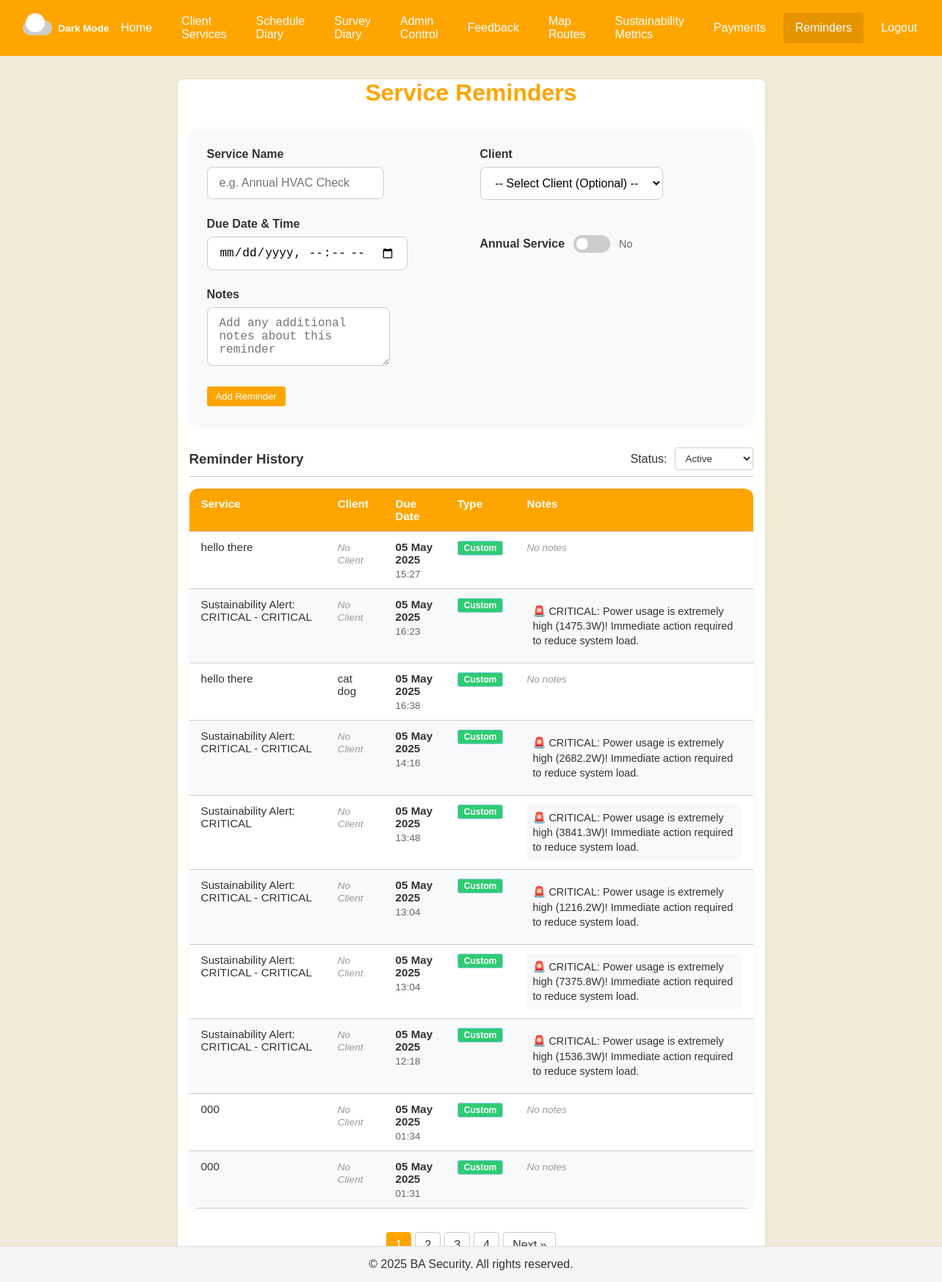
/reminders.php (signed in), run on the app's committed database.
### tables this page shows
CREATE TABLE `annualreminders` (
  `reminderID` int(11) NOT NULL,
  `serviceName` varchar(255) NOT NULL,
  `clientID` int(11) DEFAULT NULL,
  `dueDate` datetime NOT NULL,
  `isAnnual` tinyint(1) NOT NULL DEFAULT 0,
  `reminderNotes` text DEFAULT NULL,
  `createdAt` datetime NOT NULL DEFAULT current_timestamp(),
  `isActive` tinyint(1) NOT NULL DEFAULT 1
);

### reminders.php (the view, shortened to what this page needs)
<?php
require_once 'database.php';
$page = isset($_GET['page']) ? max(1, intval($_GET['page'])) : 1;
$itemsPerPage = 10;
$offset = ($page - 1) * $itemsPerPage;
$status = isset($_GET['status']) ? $_GET['status'] : 'active';
$countQuery = "SELECT COUNT(*) as total FROM annualreminders WHERE ";
if ($status === 'active') {
    $countQuery .= "isActive = 1";
} elseif ($status === 'completed') {
    $countQuery .= "isActive = 0";
} else {
    $countQuery .= "1=1";
}
$totalItems = $conn->query($countQuery)->fetch_assoc()['total'];
$totalPages = ceil($totalItems / $itemsPerPage);
$query = "SELECT r.reminderID, r.serviceName, r.dueDate, r.isAnnual, r.reminderNotes, r.clientID,
        CONCAT(c.clientFirstName, ' ', c.clientLastName) as clientName,
        r.reminderNotes
 FROM annualreminders r
 LEFT JOIN Clients c ON r.clientID = c.clientID
 WHERE ";
if ($status === 'active') {
    $query .= "r.isActive = 1";
} elseif ($status === 'completed') {
    $query .= "r.isActive = 0";
} else {
    $query .= "1=1";
}
$query .= " ORDER BY r.reminderID DESC LIMIT $offset, $itemsPerPage";
$list = $conn->query($query)->fetch_all(MYSQLI_ASSOC);
?>
<!DOCTYPE html>
<html lang="en">
<head>
  <link rel="stylesheet" href="portal.css">
  <link rel="stylesheet" href="reminders.css">
  <link rel="stylesheet" href="darkmode.css">
  <link rel="stylesheet" href="powerAlerts.css">
</head>
<body>
  <nav class="navbar">
    <div class="nav-left">
      <div class="dark-mode-toggle">
        <label class="toggle-switch">
          <span class="slider"></span>
        </label>
        <span class="toggle-label">Dark Mode</span>
      </div>
      <a href="portal.php">Home</a>
      <a href="clientServices.php">Client Services</a>
      <a href="scheduleDiary.php">Schedule Diary</a>
      <a href="surveyDiary.php">Survey Diary</a>
      <a href="adminControl.php">Admin Control</a>
      <a href="feedback.php">Feedback</a>
      <a href="notifications.php">Map Routes</a>
      <a href="sustainabilityMetrics.php">Sustainability Metrics</a>
      <a href="payments.php">Payments</a>
      <a href="reminders.php" class="active">Reminders</a>
    </div>
    <div class="nav-right">
      <a href="logout.php">Logout</a>
    </div>
  </nav>
  <div class="container">
    <h1>Service Reminders</h1>
    <form method="post" class="form-group">
      <div class="form-row">
        <div class="form-field">
          <label for="serviceName">Service Name</label>
          <input id="serviceName" type="text" name="serviceName" class="input-field"
                 placeholder="e.g. Annual HVAC Check" required>
        </div>
        <div class="form-field">
          <label for="clientID">Client</label>
          <select id="clientID" name="clientID" class="input-field">
            <option value="">-- Select Client (Optional) --</option>
          </select>
        </div>
      </div>
      <div class="form-row">
        <div class="form-field">
          <label for="dueDate">Due Date &amp; Time</label>
          <input id="dueDate" type="datetime-local" name="dueDate" class="input-field" required>
        </div>
        <div class="form-field toggle-container">
          <label for="isAnnual" class="toggle-label">Annual Service</label>
          <label class="switch">
            <span class="slider round"></span>
          </label>
          <span class="toggle-text" id="annualStatus">No</span>
        </div>
      </div>
      <div class="form-row full-width">
        <div class="form-field">
          <label for="reminderNotes">Notes</label>
          <textarea id="reminderNotes" name="reminderNotes" class="input-field"
                    placeholder="Add any additional notes about this reminder" rows="3"></textarea>
        </div>
      </div>
      <button type="submit" class="button">Add Reminder</button>
    </form>
    <div class="filter-controls">
      <h3>Reminder History</h3>
      <div class="filter-options">
        <label>Status:</label>
        <select id="status-filter" onchange="window.location.href='reminders.php?status='+this.value">
          <option value="active" <?= $status === 'active' ? 'selected' : '' ?>>Active</option>
        </select>
      </div>
    </div>
    <div class="table-responsive">
      <table class="reminders-table">
        <thead>
          <tr>
            <th>Service</th>
            <th>Client</th>
            <th>Due Date</th>
            <th>Type</th>
            <th>Notes</th>
          </tr>
        </thead>
        <tbody>
          <?php if (count($list) > 0): ?>
            <?php foreach ($list as $r): ?>
              <tr>
                <td><?= htmlspecialchars($r['serviceName']) ?></td>
                <td>
                  <?php if (!empty($r['clientName'])): ?>
                    <?= htmlspecialchars($r['clientName']) ?>
                  <?php else: ?>
                    <span class="no-client">No Client</span>
                  <?php endif; ?>
                </td>
                <td>
                  <span class="due-date"><?= date('d M Y', strtotime($r['dueDate'])) ?></span>
                  <span class="due-time"><?= date('H:i', strtotime($r['dueDate'])) ?></span>
                </td>
                <td>
                  <?php if ($r['isAnnual']): ?>
                    <span class="reminder-type annual">Annual</span>
                  <?php else: ?>
                    <span class="reminder-type custom">Custom</span>
                  <?php endif; ?>
                </td>
                <td>
                  <?php if (!empty($r['reminderNotes'])): ?>
                    <div class="notes-content"><?= nl2br(htmlspecialchars($r['reminderNotes'])) ?></div>
                  <?php else: ?>
                    <span class="no-notes">No notes</span>
                  <?php endif; ?>
                </td>
              </tr>
            <?php endforeach; ?>
          <?php else: ?>
            <tr>
              <td colspan="5" class="no-reminders">No reminders found. Add a reminder above.</td>
            </tr>
          <?php endif; ?>
        </tbody>
      </table>
    </div>
    <div class="pagination-controls">
      <ul>
        <?php for ($i = 1; $i <= $totalPages; $i++): ?>
          <li><a href="reminders.php?page=<?= $i ?>" <?= $i === $page ? 'class="active"' : '' ?>><?= $i ?></a></li>
        <?php endfor; ?>
        <?php if ($page < $totalPages): ?>
          <li><a href="reminders.php?page=<?= $page + 1 ?>">Next &raquo;</a></li>
        <?php endif; ?>
      </ul>
    </div>
  </div>
  <footer class="footer">
    <p>&copy; <?= date('Y') ?> BA Security. All rights reserved.</p>
  </footer>
</body>
</html>

### portal.css (style rules this page uses)
* { margin: 0; padding: 0; box-sizing: border-box; }
body { font-family: Arial, sans-serif; background-color: #f0ead6; color: #333; }
footer { background-color: #f5f5f5; padding: 15px; text-align: center; border-top: 1px solid #ddd; position: fixed; width: 100%; bottom: 0; }

### darkmode.css (style rules this page uses)
.toggle-switch { position: relative; display: inline-block; width: 60px; height: 34px; }
.toggle-switch .slider { position: absolute; cursor: pointer; top: 0; left: 0; right: 0; bottom: 0; background-color: #ccc; transition: 0.4s; border-radius: 34px; }
.toggle-switch .slider:before { position: absolute; content: ""; height: 26px; width: 26px; left: 4px; bottom: 4px; background-color: white; transition: 0.4s; border-radius: 50%; }

### data on the page
annualreminders: serviceName "hello there", shows "No Client", dueDate "05 May 2025", dueDate "15:27", isAnnual "Custom", reminderNotes "No notes"
annualreminders: serviceName "Sustainability Alert: CRITICAL - CRITICAL", shows "No Client", dueDate "05 May 2025", dueDate "16:23", isAnnual "Custom", reminderNotes "🚨 CRITICAL: Power usage is extremely high (1475.3W)! Immediate action required to reduce system load."
annualreminders: serviceName "hello there", clientName "cat dog", dueDate "05 May 2025", dueDate "16:38", isAnnual "Custom", reminderNotes "No notes"
annualreminders: serviceName "Sustainability Alert: CRITICAL - CRITICAL", shows "No Client", dueDate "05 May 2025", dueDate "14:16", isAnnual "Custom", reminderNotes "🚨 CRITICAL: Power usage is extremely high (2682.2W)! Immediate action required to reduce system load."
annualreminders: serviceName "Sustainability Alert: CRITICAL", shows "No Client", dueDate "05 May 2025", dueDate "13:48", isAnnual "Custom", reminderNotes "🚨 CRITICAL: Power usage is extremely high (3841.3W)! Immediate action required to reduce system load."
annualreminders: serviceName "Sustainability Alert: CRITICAL - CRITICAL", shows "No Client", dueDate "05 May 2025", dueDate "13:04", isAnnual "Custom", reminderNotes "🚨 CRITICAL: Power usage is extremely high (1216.2W)! Immediate action required to reduce system load."
annualreminders: serviceName "Sustainability Alert: CRITICAL - CRITICAL", shows "No Client", dueDate "05 May 2025", dueDate "13:04", isAnnual "Custom", reminderNotes "🚨 CRITICAL: Power usage is extremely high (7375.8W)! Immediate action required to reduce system load."
annualreminders: serviceName "Sustainability Alert: CRITICAL - CRITICAL", shows "No Client", dueDate "05 May 2025", dueDate "12:18", isAnnual "Custom", reminderNotes "🚨 CRITICAL: Power usage is extremely high (1536.3W)! Immediate action required to reduce system load."
annualreminders: serviceName "000", shows "No Client", dueDate "05 May 2025", dueDate "01:34", isAnnual "Custom", reminderNotes "No notes"
annualreminders: serviceName "000", shows "No Client", dueDate "05 May 2025", dueDate "01:31", isAnnual "Custom", reminderNotes "No notes"
